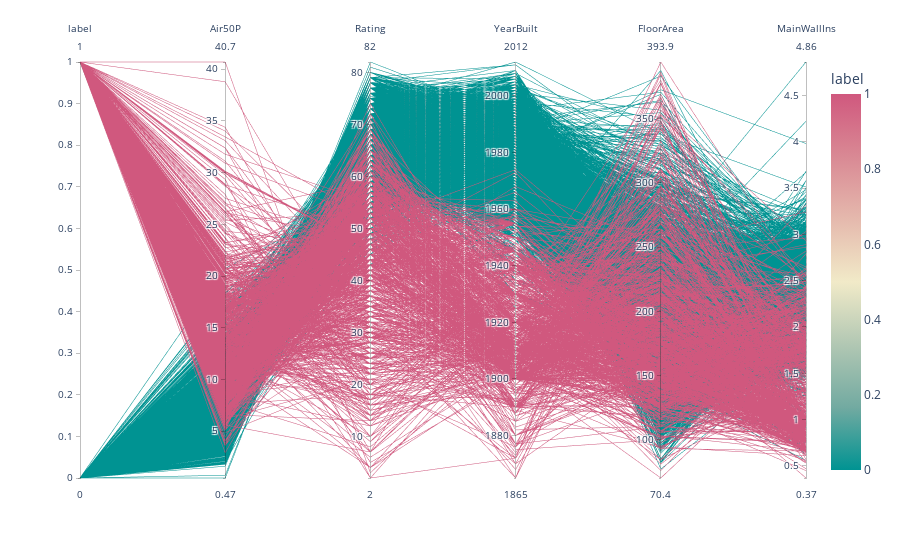

Notebook code cell kept with this figure:
### Markdown cell above
Parallel coordinates colour coded by cluster label help to comprehend the distribution of each cluster and how distict the clusters are.

### Code cell
import plotly.express as px

fig = px.parallel_coordinates(clusters, color="label", 
                             color_continuous_scale=px.colors.diverging.Tealrose)
fig.show()

### Figure 1 — Plotly figure (JSON) as saved in the notebook; plotly's stock layout.template omitted (floating-point values rounded to 4 significant figures; data arrays with more than 128 entries replaced by an {"elided": "..."} marker saying what was removed)
{"data": [{"dimensions": [{"label": "label", "values": {"elided": "9189 int values"}}, {"label": "Air50P", "values": {"elided": "9189 float values"}}, {"label": "Rating", "values": {"elided": "9189 float values"}}, {"label": "YearBuilt", "values": {"elided": "9189 int values"}}, {"label": "FloorArea", "values": {"elided": "9189 float values"}}, {"label": "MainWallIns", "values": {"elided": "9189 float values"}}], "domain": {"x": [0, 1], "y": [0, 1]}, "line": {"color": {"elided": "9189 int values"}, "coloraxis": "coloraxis"}, "name": "", "type": "parcoords"}], "layout": {"coloraxis": {"colorbar": {"title": {"text": "label"}}, "colorscale": [[0, "rgb(0, 147, 146)"], [0.1667, "rgb(114, 170, 161)"], [0.3333, "rgb(177, 199, 179)"], [0.5, "rgb(241, 234, 200)"], [0.6667, "rgb(229, 185, 173)"], [0.8333, "rgb(217, 137, 148)"], [1, "rgb(208, 88, 126)"]]}, "legend": {"tracegroupgap": 0}, "margin": {"t": 60}}}
